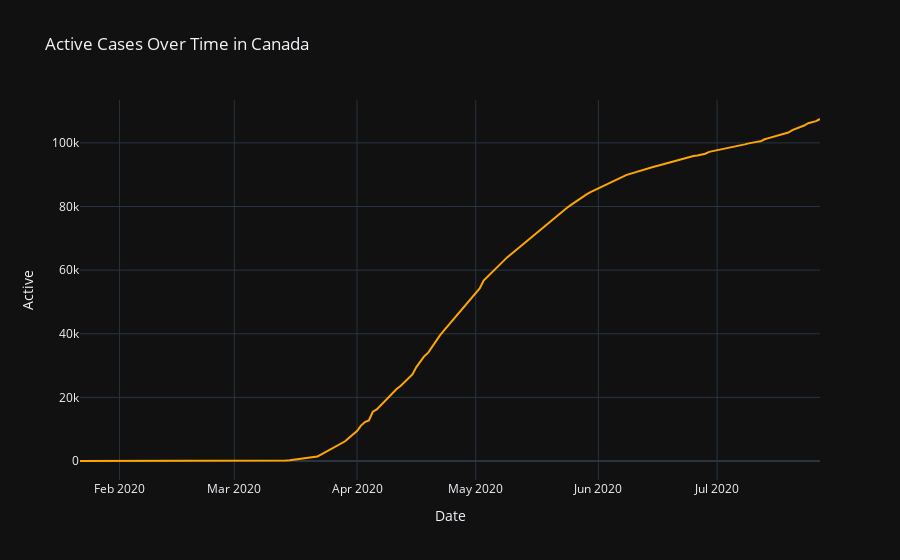
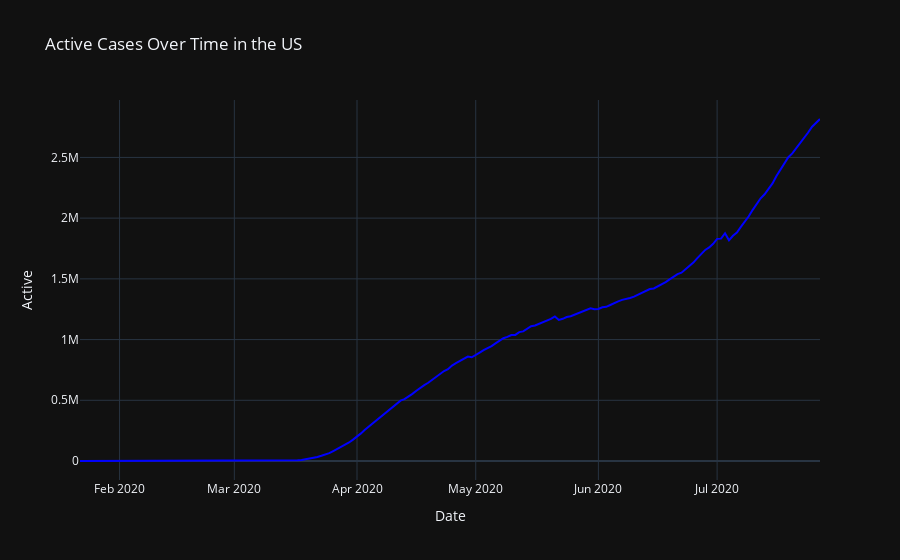

Notebook cell for these charts, in order:
### Code cell
can2 = clean_complete[clean_complete['country'] == 'Canada'].pivot_table(index = 'Date', values = ['Active'], aggfunc='sum').reset_index()
usa2 = clean_complete[clean_complete['country'] == 'US'].pivot_table(index = 'Date', values = ['Active'], aggfunc='sum').reset_index()

fig = px.line(can2, x = "Date", y = "Active",
             template = "plotly_dark", title = "Active Cases Over Time in Canada",
              color_discrete_sequence = ['Orange'])
fig.show()

fig2 = px.line(usa2, x = "Date", y = "Active",
             template = "plotly_dark", title = "Active Cases Over Time in the US",
              color_discrete_sequence = ['Blue'])
fig2.show()

### Figure 1 — Plotly figure (JSON) as saved in the notebook; plotly's stock layout.template omitted (floating-point values rounded to 4 significant figures; data arrays with more than 128 entries replaced by an {"elided": "..."} marker saying what was removed)
{"data": [{"hovertemplate": "Date=%{x}<br>Active=%{y}<extra></extra>", "legendgroup": "", "line": {"color": "Orange", "dash": "solid"}, "mode": "lines", "name": "", "orientation": "v", "showlegend": false, "type": "scatter", "x": {"elided": "188 str values"}, "xaxis": "x", "y": {"elided": "188 int values"}, "yaxis": "y"}], "layout": {"legend": {"tracegroupgap": 0}, "title": {"text": "Active Cases Over Time in Canada"}, "xaxis": {"anchor": "y", "domain": [0, 1], "title": {"text": "Date"}}, "yaxis": {"anchor": "x", "domain": [0, 1], "title": {"text": "Active"}}}}

### Figure 2 — Plotly figure (JSON) as saved in the notebook; plotly's stock layout.template omitted (floating-point values rounded to 4 significant figures; data arrays with more than 128 entries replaced by an {"elided": "..."} marker saying what was removed)
{"data": [{"hovertemplate": "Date=%{x}<br>Active=%{y}<extra></extra>", "legendgroup": "", "line": {"color": "Blue", "dash": "solid"}, "mode": "lines", "name": "", "orientation": "v", "showlegend": false, "type": "scatter", "x": {"elided": "188 str values"}, "xaxis": "x", "y": {"elided": "188 int values"}, "yaxis": "y"}], "layout": {"legend": {"tracegroupgap": 0}, "title": {"text": "Active Cases Over Time in the US"}, "xaxis": {"anchor": "y", "domain": [0, 1], "title": {"text": "Date"}}, "yaxis": {"anchor": "x", "domain": [0, 1], "title": {"text": "Active"}}}}
